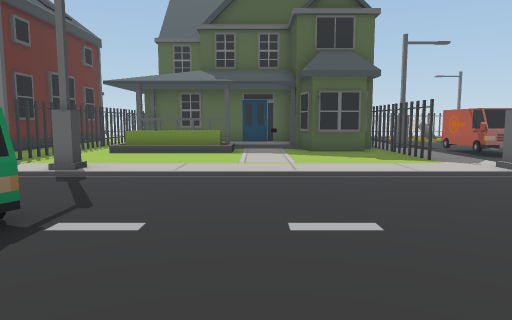
view 1 (above)

24 first-person views from a walk through a 3-D level made in the Unity game engine. The camera is 1.5 m above the floor, tilts 6° down and sees 70° across. The floor is counted in squares, 1.5 m on a side. Each view is taken from the middle of a square. On the plan, view 1 faces up. The plan holds only what a view shows up to about 13 squares ahead; the rest is blank. The place goes on beyond the plan. The player is left out. Some animated figures are left out.

view 2
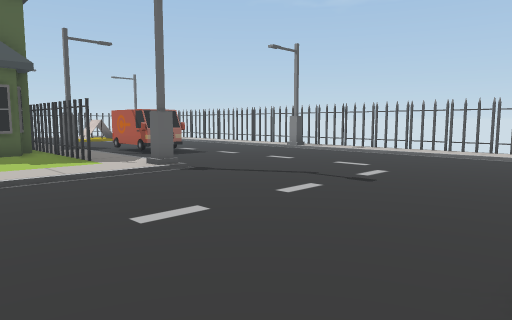

view 3
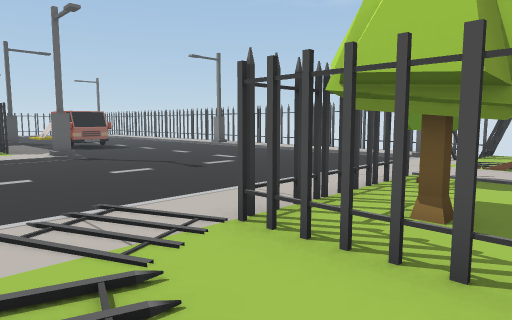

view 4
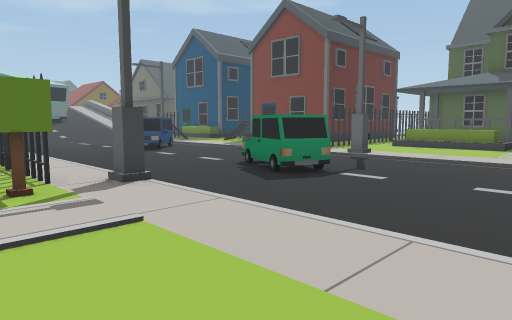

view 5
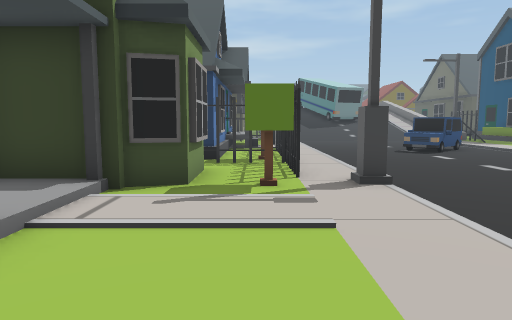

view 6
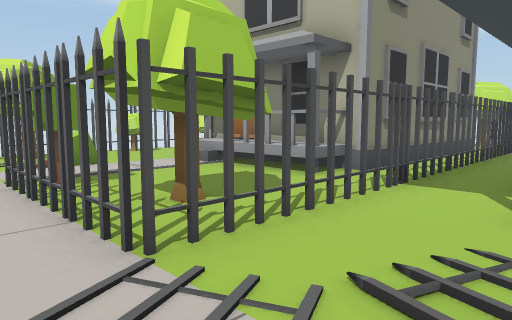

view 7
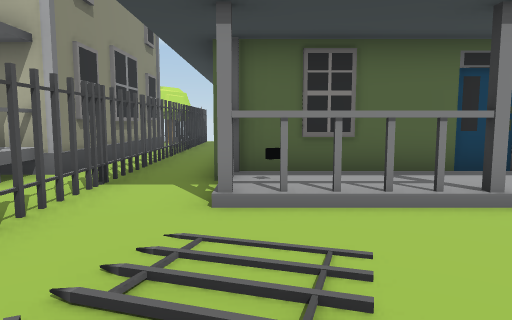

view 8
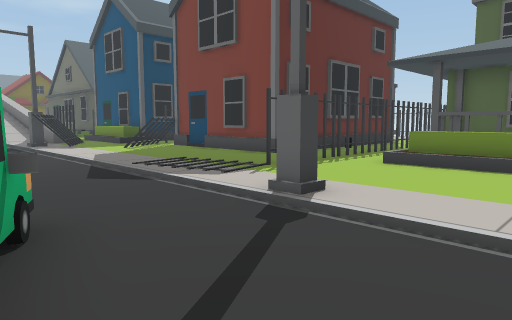

view 9
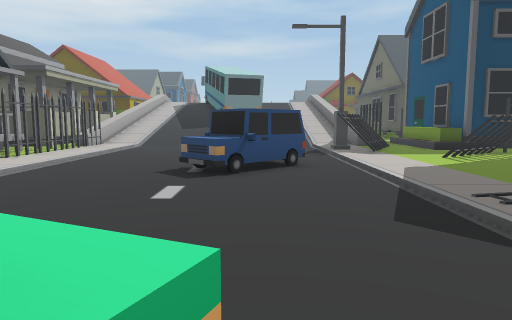

view 10
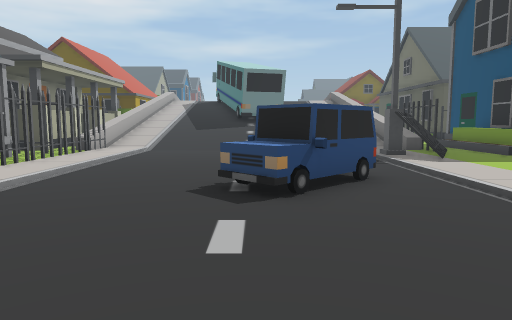

view 11
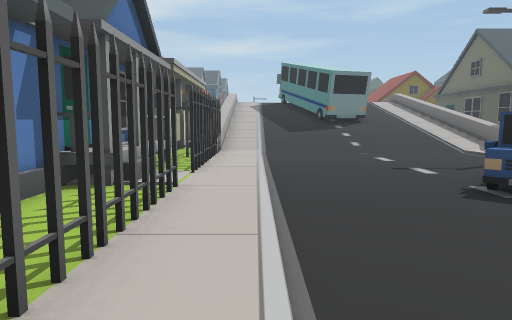

view 12
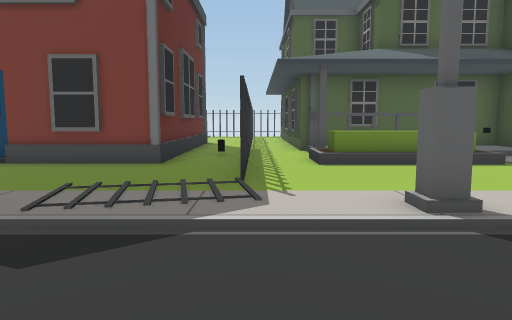

view 13
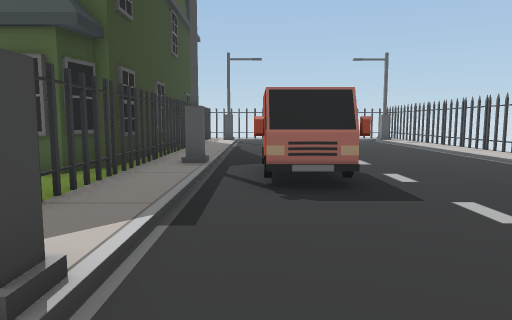

view 14
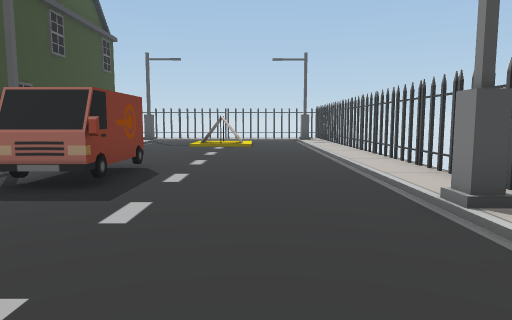

view 15
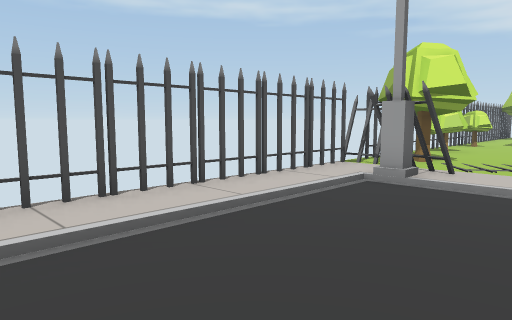

view 16
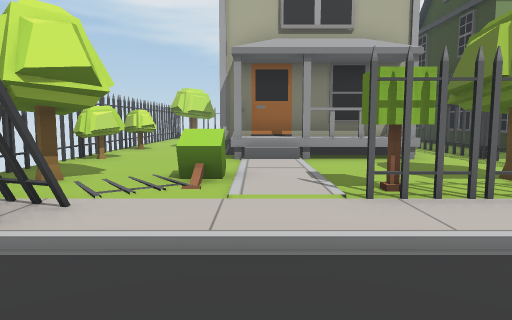

view 17
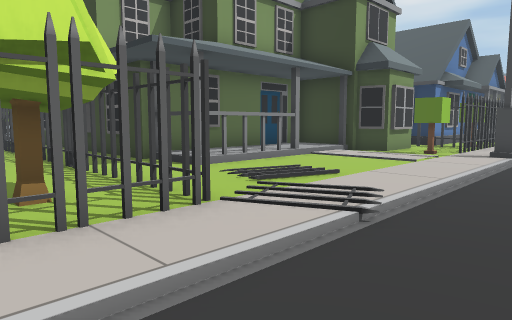

view 18
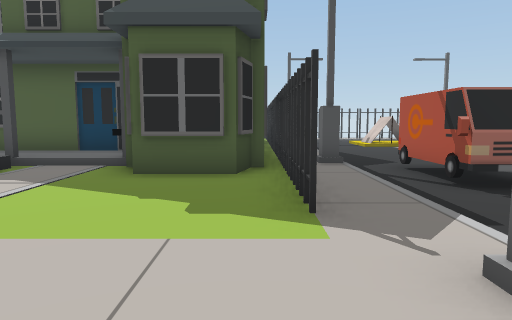

view 19
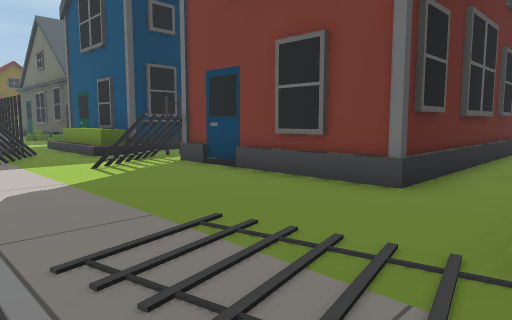

view 20
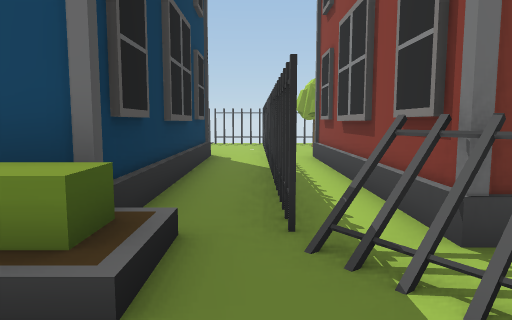

view 21
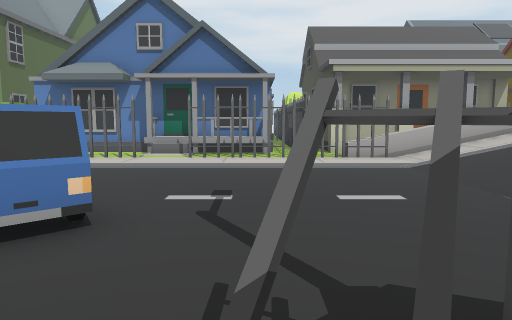

view 22
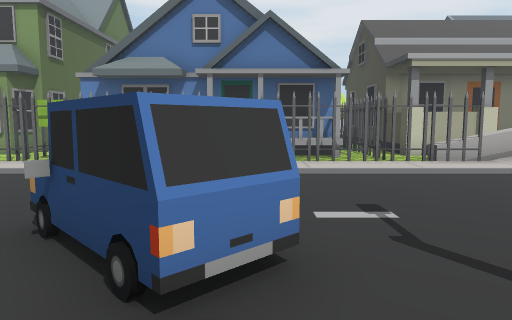

view 23
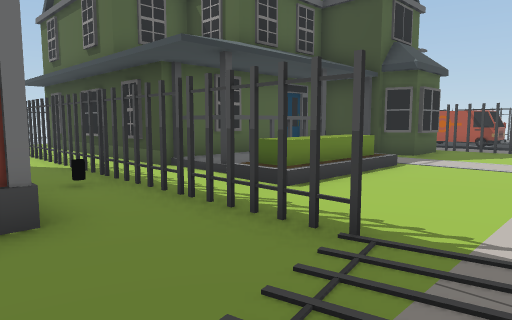

view 24
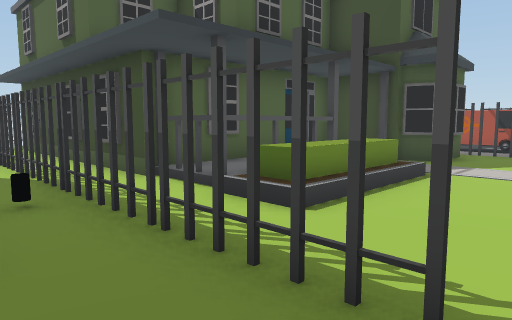

### Floor plan
Key: @ floor where view 1 was taken; # wall or solid block; x gap in a wall; . main floor; : floor 0.25 m higher than the main floor; + floor 0.5 m higher than the main floor; * floor 1 m higher than the main floor; / step, stairs or slope; = window, fence, low wall or low ledge; ^ raised ledge; A van; F fence; L lamp; C car; T tree; O other object.
Columns run from 19 left of view 1 to 15 right of it. Each row starts with its distance up from view 1.
 18    #O:#    #:F:#       #F/....../:
 17    #F:#    #:F:#       #F/....../:
 16    #::#    #:::####### #:/....../#
 15    #::#    #:x:+++++O###:/....../#
 14   ##F:#    #O::++ +++###:L.A..../#
 13   ##::#    #:F:/  O::###F/.A..../#
 12 ###O:F######:F:OOOO:::::F/AA..../:
 11 OOOO::F:::::::::::::::::F/....../:
 10 ::::::F::::::F::::::::::F/......L:#
  9 FFF::::::::::::::::::::::/....../
  8 /::LF::::::::::L:::::::::L....../
  7 /...............................
  6 /......C......................../
  5 /.....CCC.....C................./##
  4 /......CC.....CCC.............../#
  3 /...............C.............../#
  2 /.............................../#
  1 /.............................../#
  0 ///////////////L///@////////////L:
 -1 /:####:/#/#####:::::::::/##:::/OO#=
 -2 ^^###==O:::TF##T:::::::Fx::T::/:OO#
 -3 ^## ############::::::::T#::::T:T##
 -4  ^#           ##////#/:::::::::::#
 -5 ###            #+++++O:F::::::::::
 -6                #++++++:F:##=**:::T
 -7                #######::#######:::
 -8                      #::##      ::
 -9                      #:F##      :T
-10                      #:F:#      ::
-11                       :F:#

Where each view was taken, in squares from view 1:
view 1: 0 up, 0 right, facing up
view 2: 0 up, 1 right, facing up-right
view 3: 4 down, 2 right, facing up-right
view 4: 3 down, 2 right, facing up-left
view 5: 2 down, 2 right, facing left
view 6: 0 up, 2 right, facing down-right
view 7: 0 up, 2 right, facing down
view 8: 4 up, 1 left, facing up-left
view 9: 5 up, 4 left, facing left
view 10: 4 up, 6 left, facing left
view 11: 0 up, 6 left, facing left
view 12: 4 up, 6 left, facing up
view 13: 6 up, 7 right, facing up
view 14: 6 up, 11 right, facing up
view 15: 6 up, 10 right, facing down-right
view 16: 3 up, 10 right, facing down
view 17: 2 up, 7 right, facing down-left
view 18: 6 up, 4 right, facing up
view 19: 7 up, 6 left, facing up-left
view 20: 9 up, 15 left, facing up
view 21: 9 up, 15 left, facing down
view 22: 8 up, 13 left, facing down
view 23: 8 up, 9 left, facing up-right
view 24: 9 up, 8 left, facing up-right
